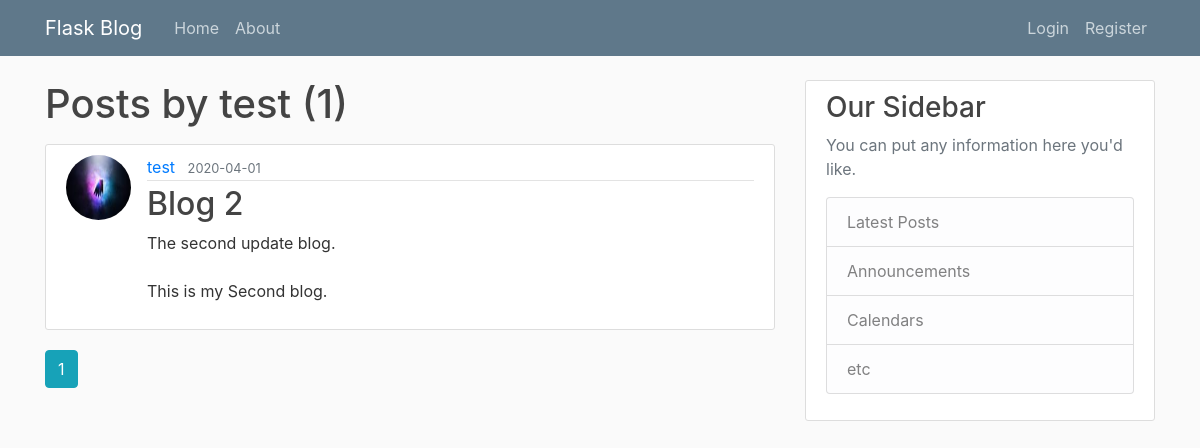
The page /user/test on the database as committed earlier.
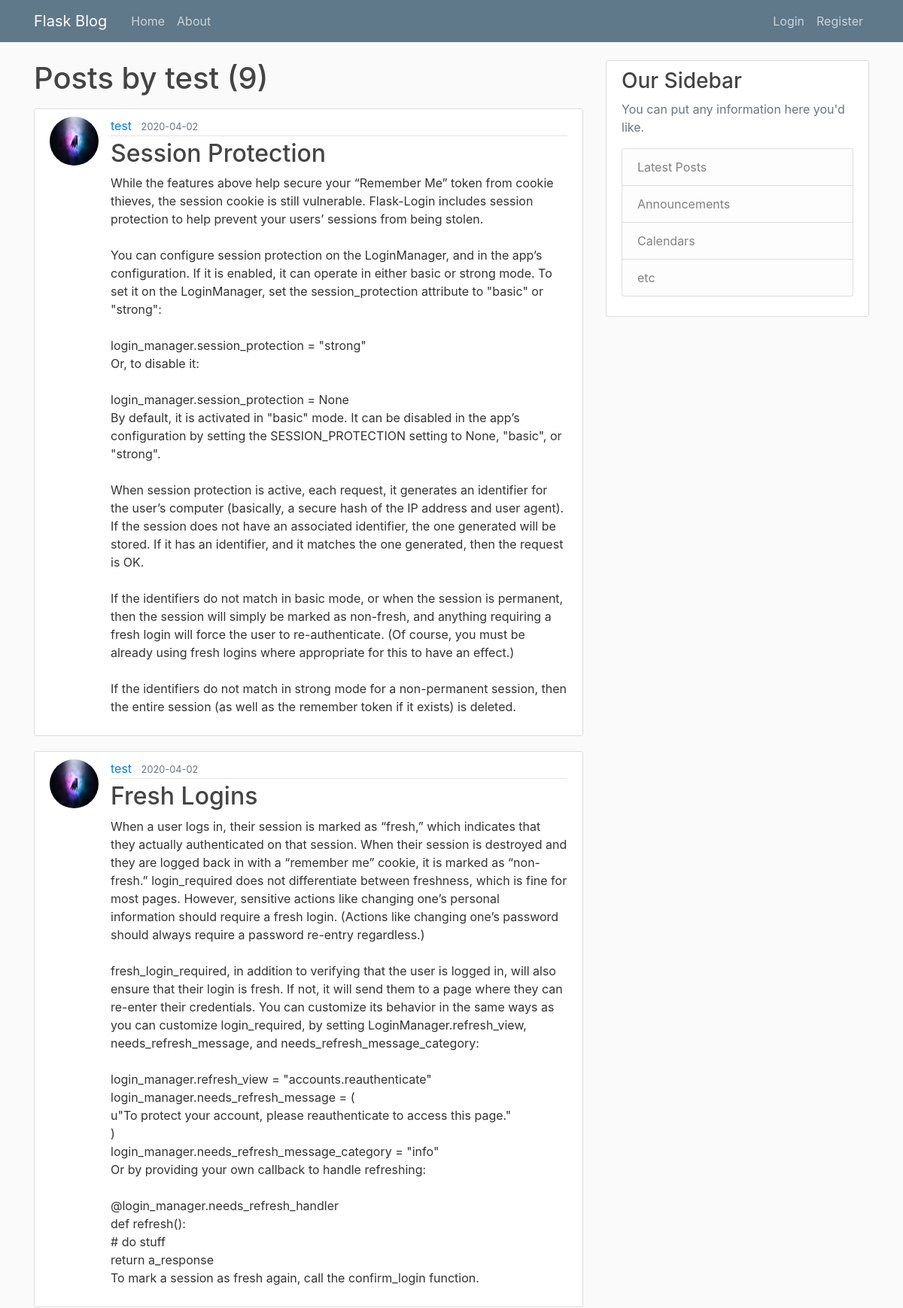
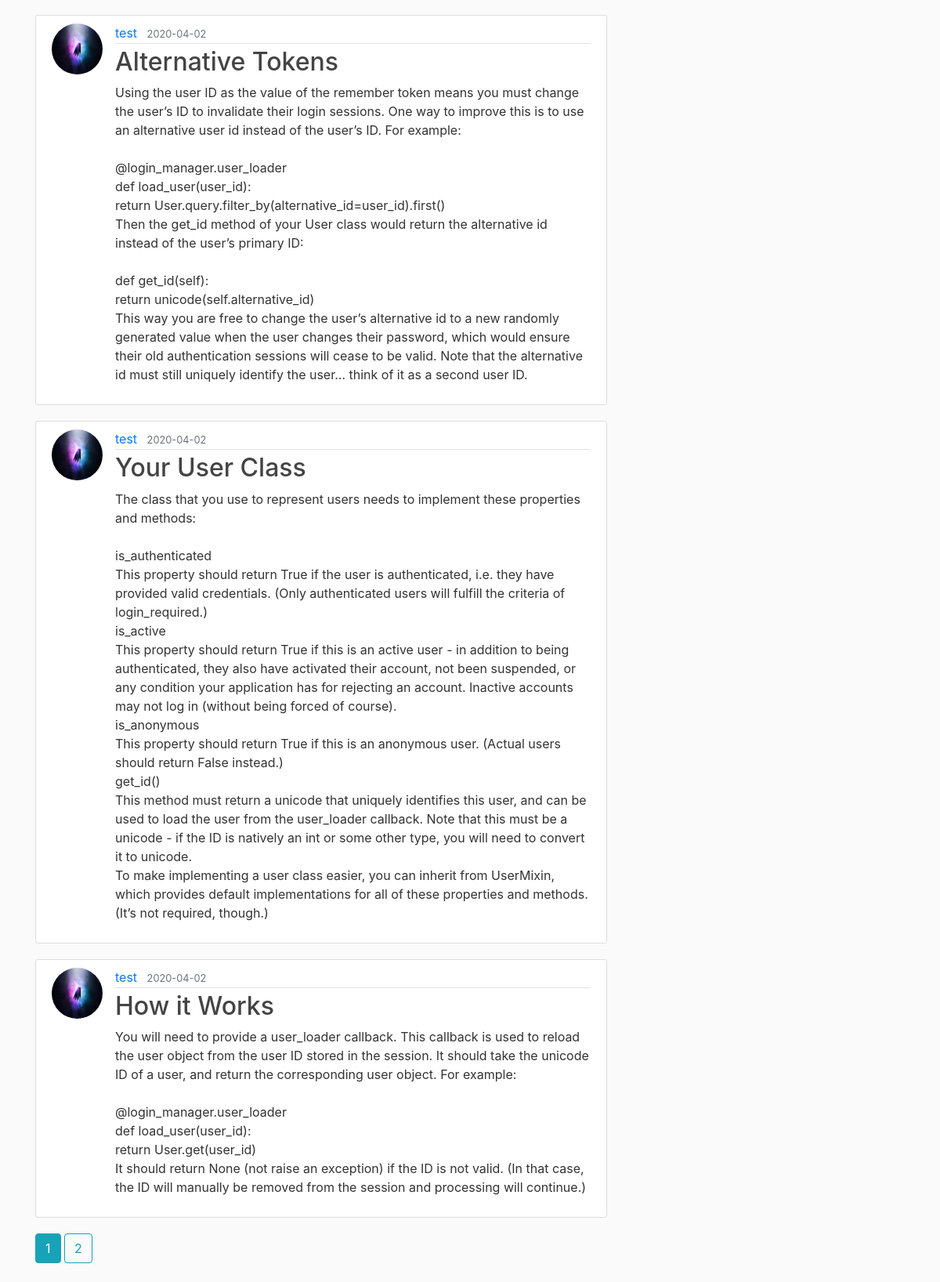
The same page on the database as committed later (2 pictures, top to bottom).
### flaskblog/models.py (models this page shows, shortened)
class User(db.Model, UserMixin):
    id = db.Column(db.Integer, primary_key=True)
    username = db.Column(db.String(20), unique=True, nullable=False)
    email = db.Column(db.String(120), unique=True, nullable=False)
    image_file = db.Column(db.String(20), nullable=False, default='default.jpg')
    password = db.Column(db.String(60),nullable=False)
    posts = db.relationship('Post',backref='author',lazy=True)

class Post(db.Model):
    id = db.Column(db.Integer, primary_key=True)
    title = db.Column(db.String(100), nullable=False)
    date_posted = db.Column(db.DateTime, nullable=False,default=datetime.utcnow)
    content = db.Column(db.Text, nullable=False)
    user_id = db.Column(db.Integer, db.ForeignKey('user.id'),nullable=False)

### flaskblog/routes.py (the view)
@app.route("/user/<string:username>")
def user_posts(username):
    page = request.args.get('page', 1, type=int)
    user = User.query.filter_by(username=username).first_or_404()
    posts = Post.query.filter_by(author=user)\
        .order_by(Post.date_posted.desc())\
        .paginate(page=page, per_page=5)
    return render_template('user_posts.html', posts=posts, user=user)

### flaskblog/templates/user_posts.html
{% extends "layout.html" %}
{% block content %}
<h1 class="mb-3">Posts by {{ user.username }} ({{ posts.total }})</h1>
{% for post in posts.items %}
<article class="media content-section">
    <img class="rounded-circle article-img"
        src="{{ url_for('static', filename='profile_pics/'+post.author.image_file) }}">
    <div class="media-body">
        <div class="article-metadata">
            <a class="mr-2" href="{{ url_for('user_posts', username=post.author.username) }}">{{ post.author.username }}</a>
            <small class="text-muted">{{ post.date_posted.strftime("%Y-%m-%d") }}</small>
        </div>
        <h2><a class="article-title" href="{{ url_for('post',post_id=post.id) }}">{{ post.title }}</a></h2>
        <p class="article-content">{{ post.content }}</p>
    </div>
</article>
{% endfor %}
{% for page_num in posts.iter_pages(left_edge=1, right_edge=1, left_current=1, right_current=2) %}
{% if page_num %}
    {% if posts.page == page_num %}
        <a class="btn btn-info mb-4" href="{{ url_for('user_posts',username=user.username ,page=page_num) }}">{{ page_num }}</a>
    {% else %}
        <a class="btn btn-outline-info mb-4" href="{{ url_for('user_posts',username=user.username ,page=page_num) }}">{{ page_num }}</a>
    {% endif %}
{% else %}
    ...
{% endif %}
{% endfor %}
{% endblock content %}

### flaskblog/templates/layout.html (shortened to what this page needs)
<!DOCTYPE html>
<html>
    <head>
        <link rel="stylesheet" href="https://stackpath.bootstrapcdn.com/bootstrap/4.4.1/css/bootstrap.min.css">
        <link rel="stylesheet" type="text/css" href="{{ url_for('static', filename='main.css') }}">
    </head>
    <body>
        <header class="site-header">
            <nav class="navbar navbar-expand-md navbar-dark bg-steel fixed-top">
              <div class="container">
                <a class="navbar-brand mr-4" href="/">Flask Blog</a>
                <div class="collapse navbar-collapse" id="navbarToggle">
                  <div class="navbar-nav mr-auto">
                    <a class="nav-item nav-link" href="{{ url_for('home') }}">Home</a>
                    <a class="nav-item nav-link" href="{{ url_for('about') }}">About</a>
                  </div>
                  <div class="navbar-nav">
                    {% if current_user.is_authenticated %}
                      <a class="nav-item nav-link" href="{{ url_for('new_post') }}">New Post</a>
                      <a class="nav-item nav-link" href="{{ url_for('account') }}">Account</a>
                      <a class="nav-item nav-link" href="{{ url_for('logout') }}">Logout</a>
                    {% else %}
                      <a class="nav-item nav-link" href="{{ url_for('login') }}">Login</a>
                      <a class="nav-item nav-link" href="{{ url_for('register') }}">Register</a>
                    {% endif %}
                  </div>
                </div>
              </div>
            </nav>
          </header>
          <main role="main" class="container">
            <div class="row">
              <div class="col-md-8">
                {% block content %}{% endblock %}
              </div>
              <div class="col-md-4">
                <div class="content-section">
                  <h3>Our Sidebar</h3>
                  <p class='text-muted'>You can put any information here you'd like.
                    <ul class="list-group">
                      <li class="list-group-item list-group-item-light">Latest Posts</li>
                      <li class="list-group-item list-group-item-light">Announcements</li>
                      <li class="list-group-item list-group-item-light">Calendars</li>
                      <li class="list-group-item list-group-item-light">etc</li>
                    </ul>
                  </p>
                </div>
              </div>
            </div>
          </main>
  </body>
</html>

### flaskblog/static/main.css (style rules this page uses)
body { background: #fafafa; color: #333333; margin-top: 5rem; }
h1, h2, h3, h4, h5, h6 { color: #444444; }
.bg-steel { background-color: #5f788a; }
.site-header .navbar-nav .nav-link { color: #cbd5db; }
.content-section { background: #ffffff; padding: 10px 20px; border: 1px solid #dddddd; border-radius: 3px; margin-bottom: 20px; }
.article-title { color: #444444; }
.article-content { white-space: pre-line; }
.article-img { height: 65px; width: 65px; margin-right: 16px; }
.article-metadata { padding-bottom: 1px; margin-bottom: 4px; border-bottom: 1px solid #e3e3e3 }

Rows that differ between the two databases and show on the page:
no longer on this page (row unchanged): Post: image_file (picture), author.username "test", date_posted "2020-04-01", title "Blog 2", content "The second update blog. This is my Second blog."
added Post: image_file (picture), author.username "test", date_posted "2020-04-02", title "Session Protection", content "While the features above help secure your “Remember Me” token from cookie thieves, the session cookie is still vulnerable. Flask-Login includes session protection to help prevent your users’ sessions from being stolen. You can configure session protection on the LoginManager, and in the app’s configuration. If it is enabled, it can operate in either basic or strong mode. To set it on the LoginManager, set the session_protection attribute to \"basic\" or \"strong\": login_manager.session_protection = \"strong\" Or, to disable it: login_manager.session_protection = None By default, it is activated in \"basic\" mode. It can be disabled in the app’s configuration by setting the SESSION_PROTECTION…"
added Post: image_file (picture), author.username "test", date_posted "2020-04-02", title "Fresh Logins", content "When a user logs in, their session is marked as “fresh,” which indicates that they actually authenticated on that session. When their session is destroyed and they are logged back in with a “remember me” cookie, it is marked as “non-fresh.” login_required does not differentiate between freshness, which is fine for most pages. However, sensitive actions like changing one’s personal information should require a fresh login. (Actions like changing one’s password should always require a password re-entry regardless.) fresh_login_required, in addition to verifying that the user is logged in, will also ensure that their login is fresh. If not, it will send them to a page where they can re-enter…"
added Post: image_file (picture), author.username "test", date_posted "2020-04-02", title "Alternative Tokens", content "Using the user ID as the value of the remember token means you must change the user’s ID to invalidate their login sessions. One way to improve this is to use an alternative user id instead of the user’s ID. For example: @login_manager.user_loader def load_user(user_id): return User.query.filter_by(alternative_id=user_id).first() Then the get_id method of your User class would return the alternative id instead of the user’s primary ID: def get_id(self): return unicode(self.alternative_id) This way you are free to change the user’s alternative id to a new randomly generated value when the user changes their password, which would ensure their old authentication sessions will cease to be…"
added Post: image_file (picture), author.username "test", date_posted "2020-04-02", title "Your User Class", content "The class that you use to represent users needs to implement these properties and methods: is_authenticated This property should return True if the user is authenticated, i.e. they have provided valid credentials. (Only authenticated users will fulfill the criteria of login_required.) is_active This property should return True if this is an active user - in addition to being authenticated, they also have activated their account, not been suspended, or any condition your application has for rejecting an account. Inactive accounts may not log in (without being forced of course). is_anonymous This property should return True if this is an anonymous user. (Actual users should return False…"
added Post: image_file (picture), author.username "test", date_posted "2020-04-02", title "How it Works", content "You will need to provide a user_loader callback. This callback is used to reload the user object from the user ID stored in the session. It should take the unicode ID of a user, and return the corresponding user object. For example: @login_manager.user_loader def load_user(user_id): return User.get(user_id) It should return None (not raise an exception) if the ID is not valid. (In that case, the ID will manually be removed from the session and processing will continue.)"
Other text that changed with them:
{{ posts.total }}: "1" → "9"
new list line: "2"
